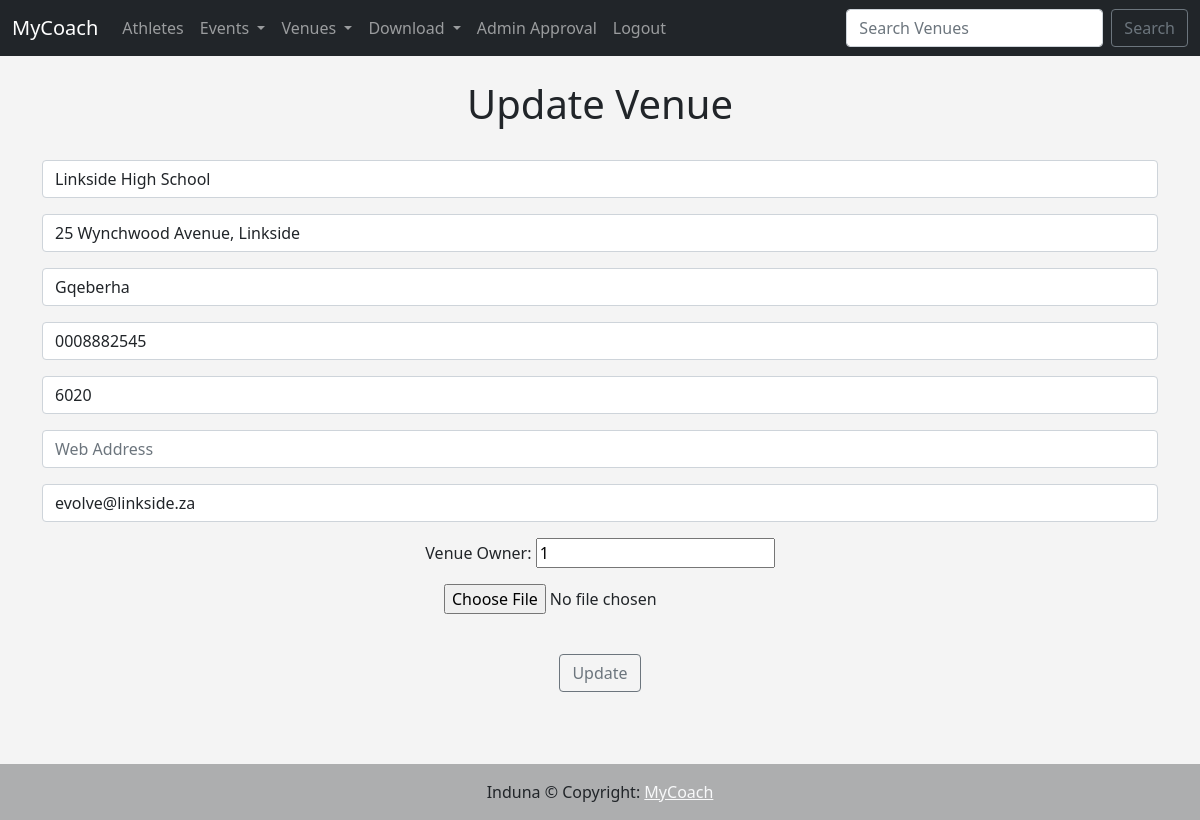
The page /update_venue/1 (signed in) on the database its author committed.
### events/models.py (models this page shows, shortened)
class Venue(models.Model):
    name = models.CharField('Venue Name', max_length=100)
    address = models.CharField(max_length=300)
    city = models.CharField(max_length=100)
    phone = models.CharField('Phone Number', max_length=10)
    zip_code = models.CharField('Zip Code', max_length=10, blank=True)
    web = models.URLField('Website address', blank=True)
    email = models.EmailField('Email', blank=True)
    owner = models.IntegerField('Venue Owner', blank=False, default=1)
    venue_image = models.ImageField(null=True, blank=True, upload_to='images/')

### events/views.py (the view)
# urls.py: path('update_venue/<int:venue_id>', views.update_venue, name="update-venue"),
def update_venue(request, venue_id):
    venue = Venue.objects.get(pk=venue_id)
    form = VenueForm(
        request.POST or None,
        request.FILES or None,
        instance=venue
    )
    if form.is_valid():
        form.save()
        return HttpResponseRedirect('/list_venues')
    else:
        form = VenueForm(instance=venue)
    return render(request, 'venues/update_venue.html',
    {'venue': venue,
    'form': form})

### events/forms.py
class VenueForm(ModelForm):
    class Meta:
        model = Venue
        fields = '__all__'
        labels = {
            'name': '',
            'address': '',
            'city': '',
            'phone': '',
            'zip_code': '',
            'web': '',
            'email': '',
            'venue_image': '',
        }
        widgets = {
            'name': forms.TextInput(attrs={'class': 'form-control', 'placeholder': 'Venue Name'}),
            'address': forms.TextInput(attrs={'class': 'form-control', 'placeholder': 'Address'}),
            'city': forms.TextInput(attrs={'class': 'form-control', 'placeholder': 'City'}),
            'phone': forms.TextInput(attrs={'class': 'form-control', 'placeholder': 'Phone Number'}),
            'zip_code': forms.TextInput(attrs={'class': 'form-control', 'placeholder': 'Postal Code'}),
            'web': forms.TextInput(attrs={'class': 'form-control', 'placeholder': 'Web Address'}),
            'email': forms.EmailInput(attrs={'class': 'form-control', 'placeholder': 'Email'}),
        }

### events/templates/venues/update_venue.html (shortened to what this page needs)
{% extends 'administration/base.html' %}
{% block content %}
{% if user.is_authenticated %}
<center>
<h1>Update Venue</h1>
<br/>
<form method="POST" enctype="multipart/form-data">
    {{ form.as_p }}
    <br/>
    <input type="submit" value="Update"
    class="btn btn-outline-secondary">
</form>
{% else %}
    <h1>Sorry! You need to login first</h1>
    Login <a href="{% url 'login' %}">Here</a>
    Logged In User:  {{ user }}
    <br/>
{% endif %}
<br/><br/><br/>
</center>
{% endblock %}

### events/templates/administration/base.html (style rules this page uses)
body { background-color: #f4f4f4; }

### rows shown on the page
Venue: name "Linkside High School", address "25 Wynchwood Avenue, Linkside", city "Gqeberha", phone "0008882545", zip_code "6020", email "evolve@linkside.za", owner "1"
